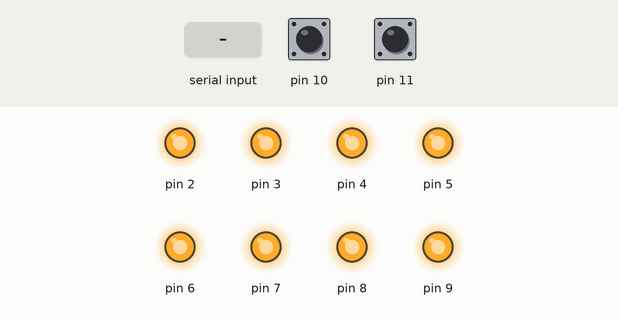
Simulated run of this sketch. Board: Arduino Uno, built with avr-gcc and run on an emulated ATmega328P. Parts: output pins drawn as LEDs (lit = HIGH). Inputs (shaded band) come from the test bench; at power-on: pin 10 HIGH, pin 11 HIGH.

Above: at 1.2 s.
1.3 s: "1" received over Serial
At 1.6 s:
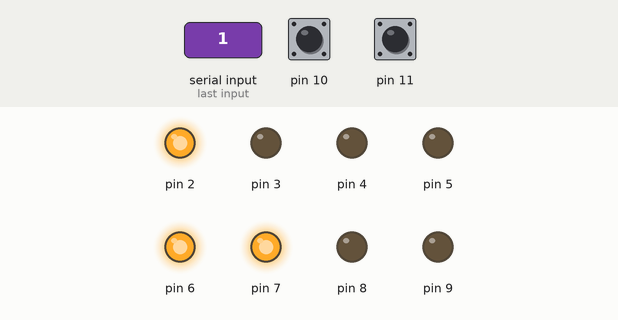
2.8 s: "0" received over Serial
At 3.9 s:
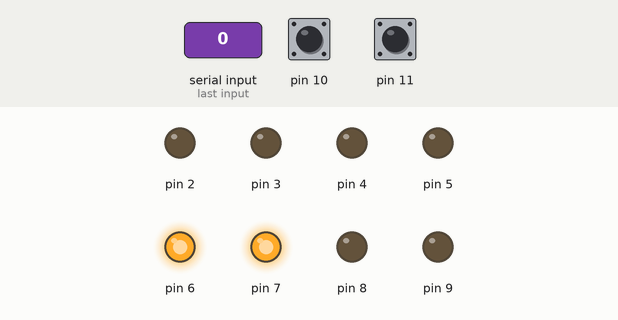
4.3 s: "2" received over Serial
At 5.1 s:
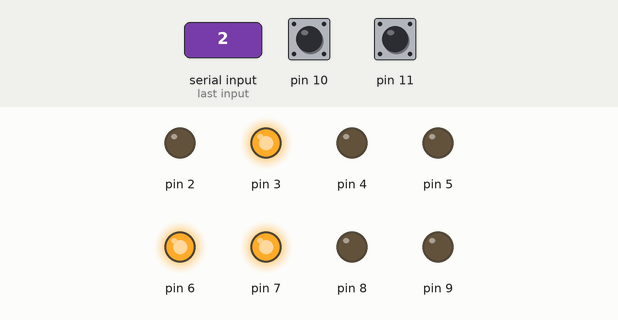
Timing chart, 0 to 7.3 s (numbered marks = the images above; inputs shaded):
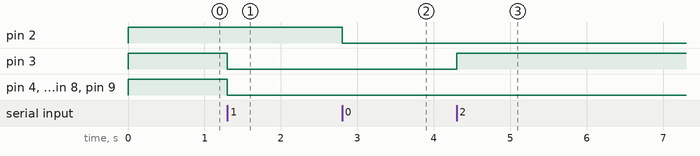

The sketch:

MaxMin_arduino.ino
```cpp
void ledInit(void);
void ledUpdate(byte lByte);

void setup()
{
  //ledInit();
  for(int i=2;i<=9;i++)
  {
     pinMode(i, OUTPUT);
  }

  for(int i=2;i<=9;i++)
  {
    digitalWrite(i, HIGH);
  }

  pinMode(10, INPUT_PULLUP);
  pinMode(11, INPUT_PULLUP);

  Serial.begin(9600);
}

void loop()
{
  if(Serial.available())
  {
    byte rxByte = Serial.read();
    //ledUpdate(rxByte);
    for(int i=2;i<=9;i++)
    {
      digitalWrite(i, (rxByte>>(i-2))&0x01);
    }
  }

  if(digitalRead(11) == LOW)
  {
    delay(50); //debounce
    //while(digitalRead(11) == LOW);
    Serial.print('a');
  }

  if(digitalRead(10) == LOW)
  {
    delay(50); //debounce
    while(digitalRead(10) == LOW);
    Serial.print('b');
  }
}

void ledInit()
{
  for(int i=2;i<=9;i++)
  {
     pinMode(i, OUTPUT);
  }
  /*
  pinMode(2, OUTPUT);
  pinMode(3, OUTPUT);
  pinMode(4, OUTPUT);
  pinMode(5, OUTPUT);
  pinMode(6, OUTPUT);
  pinMode(7, OUTPUT);
  pinMode(8, OUTPUT);
  pinMode(9, OUTPUT);
  */
  for(int i=2;i<=9;i++)
  {
    digitalWrite(i, HIGH);
  }
  pinMode(10, INPUT_PULLUP);
  pinMode(11, INPUT_PULLUP);
}

void ledUpdate(byte lByte)
{
  for(int i=2;i<=9;i++)
  {
    digitalWrite(i, (lByte>>(i-2))&0x01);
  }
  /*
  digitalWrite(2,~lByte&0x01);
  digitalWrite(3,~(lByte>>1)&0x01);
  digitalWrite(4,~(lByte>>2)&0x01);
  digitalWrite(5,~(lByte>>3)&0x01);
  digitalWrite(6,~(lByte>>4)&0x01);
  digitalWrite(7,~(lByte>>5)&0x01);
  digitalWrite(8,~(lByte>>6)&0x01);
  digitalWrite(9,~(lByte>>7)&0x01);
  */
}
```

Measured:
- after the input at 1.3 s, pin 3–5, pin 8, pin 9: HIGH → LOW at once
- after the input at 2.8 s, pin 2: HIGH → LOW at once
- after the input at 4.3 s, pin 3: LOW → HIGH at once
